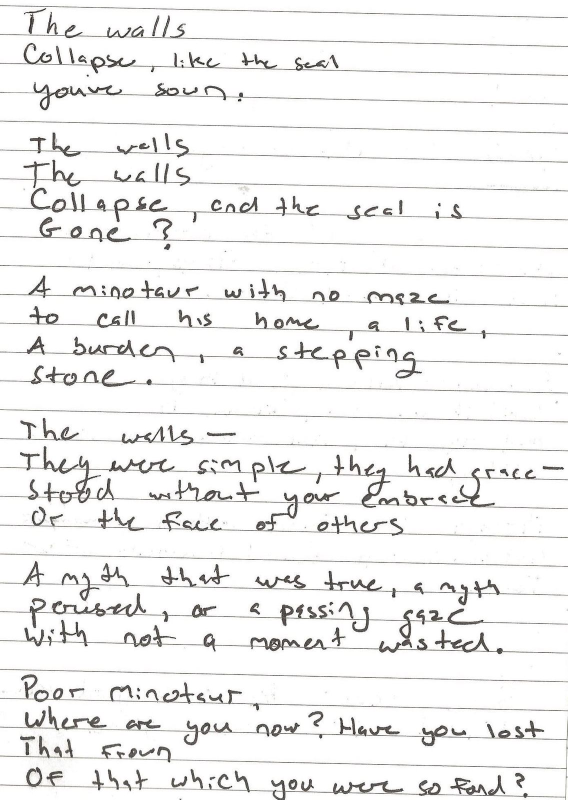
#> input picture playground/snapshots/minotaur-depths/img/p/diary1.jpg, 1135 x 1600 px, found by its file name (shown at 1/2 size)
$ python build_data.py
#> lines starting #> are read from the running program, lines starting #| are printed output that depends on the picture
### proto/alive/segment.py
#!/usr/bin/env python3
"""Segment a scan of ruled-paper handwriting into rows, words and ink glyphs.

Stdlib + Pillow only (no numpy).  Pipeline, all on one page image:

  1. fit_skew      the ruled lines run at a small angle; a vertical shear
                   (Y = y - s*x + pad) that maximises the variance of the
                   row-mean profile makes them horizontal.  Rule centres are the
                   sharp dips of that profile (fit_rules).
  2. binarise      ink = sheared grey < T.  T is the Otsu split of the page
                   histogram taken outside the rule bands (otsu_threshold).
  3. strip_rules   rule pixels (band of +-rule_half rows around each rule centre)
                   are erased only where there is no ink `probe` rows above AND
                   below in the 3 neighbouring columns, so strokes that cross a
                   rule are left whole.
  4. label         8-connected components (pure-python flood fill) with area,
                   sheared-frame box and original-frame y extent.
  5. assign_rows   each component goes to the rule row whose band holds its
                   ink-mass centroid (band = rule centre - P + beta .. + beta,
                   P = rule period, beta = descender allowance).  This only
                   decides WHICH rule rows carry text (>= min_ink ink px); it is
                   the "before" of step 5b.
  5b. partition    adjacent handwritten lines overlap vertically (descenders of
                   line N touch ascenders of line N+1), so 8-connected components
                   merge across rows and a centroid hands whole strokes to the
                   wrong line.  partition() replaces the centroid ownership: one
                   seam per adjacent text-line pair (a min-cost path, one boundary
                   row per column, found by dynamic programming over the sheared
                   ink mask; cost = 8-neighbour ink-ink adjacencies the seam
                   separates + a straightness term + a centring tie-break).  Every
                   ink pixel belongs to exactly one line; components are relabelled
                   inside each line.  The region of a line is the closed polygon
                   between its two seams (region_polygon).  Optional author
                   waypoints (hard constraints, data not code) override the seam.
  6. glyphs        per row: drop specks, merge small marks (dots) into a host
                   component they sit over/under, merge near-touching or nested
                   fragments.  A glyph is an ink component group, NOT a letter.
  7. words         per row: gaps between glyph x-extents; a gap that passes the
                   chosen rule splits a word (rule "fixed:K" = gap >= K*xh,
                   rule "ratio" = largest relative jump among the line's gaps
                   between a floor and a ceiling).

Seam parameters (SEAM_PARAMS) were fixed after looking at the 22 lines of the one page
this was built on: they are in-sample, not validated on held-out pages.

All reported boxes are [x0, y0, x1, y1] integer pixels in the ORIGINAL page
frame (x1, y1 exclusive).  Analysis runs in the sheared frame; boxes are mapped
back by the inverse shear, so they carry roughly +-1 px resampling error.

Library use: see segment_page().  CLI (writes JSON for one page, optional
overlay PNGs):  segment.py PAGE.jpg --out rows.json [--thresh T] [--gap ratio]
"""
import json
import math
import sys
from PIL import Image, ImageDraw


# ---------------------------------------------------------------- shear / rules

def shear(img, s):
    """Return (sheared L image, pad).  Sheared Y = y - s*x + pad."""
    w, h = img.size
    pad = int(abs(s) * w) + 3
    out = img.transform((w, h + 2 * pad), Image.AFFINE, (1, 0, 0, s, 1, -pad),
                        Image.BILINEAR, fillcolor=255)
    return out, pad


def row_means(img):
    w, h = img.size
    return list(img.resize((1, h), Image.BOX).get_flattened_data()) \
        if hasattr(img, "get_flattened_data") else list(img.resize((1, h), Image.BOX).getdata())


def fit_skew(gray, lo=-0.01, hi=0.04):
    """Slope s (dy/dx of the ruled lines) by maximising row-profile variance."""
    def score(s):
        m = row_means(shear(gray, s)[0])
        mu = sum(m) / len(m)
        return sum((v - mu) ** 2 for v in m) / len(m)
    n = int(round((hi - lo) / 0.002))
    best = max((score(lo + i * 0.002), lo + i * 0.002) for i in range(n + 1))[1]
    best = max((score(best + k * 0.0001), best + k * 0.0001) for k in range(-20, 21, 2))[1]
    return best


def fit_rules(gray, s, min_depth=40.0):
    """Rule centres (sheared Y, sub-pixel), the period, and the sheared image/pad."""
    sh, pad = shear(gray, s)
    m = row_means(sh)
    n = len(m)
    d = [0.0] * n
    for y in range(9, n - 9):
        d[y] = (sum(m[y - 8:y - 3]) + sum(m[y + 4:y + 9])) / 10.0 - m[y]
    cen = []
    for y in range(9, n - 9):
        if d[y] >= min_depth and d[y] >= max(d[y - 4:y + 5]):
            ws = [(max(d[k], 0.0), k) for k in range(y - 3, y + 4)]
            tw = sum(w for w, _ in ws)
            cen.append(sum(w * k for w, k in ws) / tw)
    gaps = sorted(cen[i + 1] - cen[i] for i in range(len(cen) - 1))
    period = gaps[len(gaps) // 2] if gaps else 58.0
    return cen, period, sh, pad


# [277 lines left out: functions otsu_threshold, binarise, label, assign_rows, _union, glyphs_for_row and 3 more, not called in this run]


# ---------------------------------------------------------------- seam partition

# Fixed after looking at the 22 lines of diary1 (in-sample; see README.md / DATA.md).
#  step          max change of the seam row between adjacent columns (px)
#  straightness  cost per px of that change
#  centring      tie-break cost per px away from the middle of the band
#  descender_xh  band depth below the upper baseline, in x-heights; 1.6 * 23.68 = 37.9 px is
#                just above the deepest single-line descender measured on diary1 (35.8 px)
#  ascender_px   highest ascender above the baseline measured on diary1 (53.7 px); only used
#                to widen the band across an empty ruled row
#  body_bottom   the band starts this many rows below the upper rule centre (measured median)
SEAM_PARAMS = {"step": 6, "straightness": 0.05, "centring": 0.002, "descender_xh": 1.6,
               "ascender_px": 53.7, "body_bottom": 1}
BIG = 1e6


# [88 lines left out: functions _window_cols, seam_dp, not called in this run]


def text_rows_of(rows, min_ink=400):
    """Rule rows that carry text: >= min_ink ink pixels under the centroid assignment."""
    return [k for k in sorted(rows) if sum(c["n"] for c in rows[k]) >= min_ink]


# [259 lines left out: functions seam_band, forced_windows, owner_array, cut_pairs, cluster_sites, partition and 5 more, not called in this run]


# [2 lines that do not run on import are left out]

### proto/alive/build_data.py
#!/usr/bin/env python3
"""Data prep for the alive prototype. Writes two small JSON files next to this script:

  rules-diary1.json   ruled-line geometry of img/p/diary1.jpg (slope, pad, rule centres in the
                      sheared frame), from segment.py. alive.js uses it to key the ruled lines
                      out of p001's crops. Numbers only.
  city-all58.json     for the 58 complete pieces (group g == 1 in studio/data/review.json), the
                      version-0 line boxes of each piece, in journal page order. Boxes only:
                      no line text is written. Each box is clipped so that it does not intersect
                      any box that belongs to another item on the same page.

Run from anywhere:  python3 proto/alive/build_data.py
Reads (never writes) site/img/p/diary1.jpg, site/data/j.json, studio/data/review.json.
"""
import json
import os
import sys

HERE = os.path.dirname(os.path.abspath(__file__))
REPO = os.path.abspath(os.path.join(HERE, "..", ".."))
sys.path.insert(0, HERE)

from PIL import Image  # noqa: E402
import segment  # noqa: E402


def write_rules():
    gray = Image.open(os.path.join(REPO, "site", "img", "p", "diary1.jpg")).convert("L")
    s = segment.fit_skew(gray)
#> in row_means, `w, h = img.size`: w = 1135; h = 1628
#> in score, `m = row_means(shear(gray, s)[0])`: m = 1628 values, max 255 at index 0, min 209 at index 960, mean 240.3
#> in score, `mu = sum(m) / len(m)`: mu = 240.3
#> in shear (call 21), `pad = int(abs(s) * w) + 3`: pad = 37
#> in shear (call 21), `out = img.transform((w, h + 2 * pad), Image.AFFINE, (1, 0, 0, s, 1, -p..`:
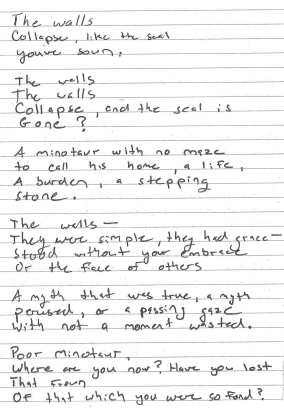
#> out: PIL image 1135x1674 L (shown at 1/4 size); min 1, max 255, mean 240.7
#> in shear (call 22), `pad = int(abs(s) * w) + 3`: pad = 39
#> in shear (call 22), `out = img.transform((w, h + 2 * pad), Image.AFFINE, (1, 0, 0, s, 1, -p..`:
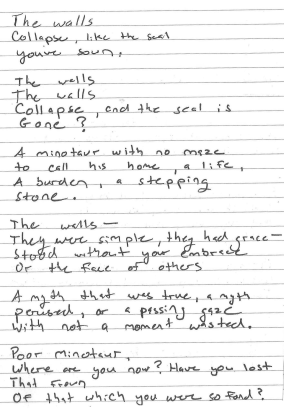
#> out: PIL image 1135x1678 L (shown at 1/4 size); min 0, max 255, mean 240.8
#> in shear (call 23), `pad = int(abs(s) * w) + 3`: pad = 41
#> in shear (call 23), `out = img.transform((w, h + 2 * pad), Image.AFFINE, (1, 0, 0, s, 1, -p..`:
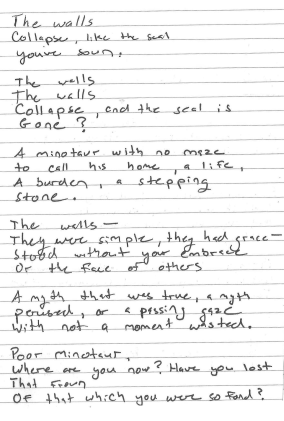
#> out: PIL image 1135x1682 L (shown at 1/4 size); min 0, max 255, mean 240.8
#> in shear (call 24), `pad = int(abs(s) * w) + 3`: pad = 43
#> in shear (call 24), `out = img.transform((w, h + 2 * pad), Image.AFFINE, (1, 0, 0, s, 1, -p..`:
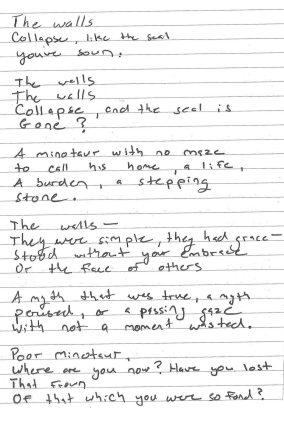
#> out: PIL image 1135x1686 L (shown at 1/4 size); min 1, max 255, mean 240.9
#> in shear (call 25), `pad = int(abs(s) * w) + 3`: pad = 46
#> in shear (call 25), `out = img.transform((w, h + 2 * pad), Image.AFFINE, (1, 0, 0, s, 1, -p..`:
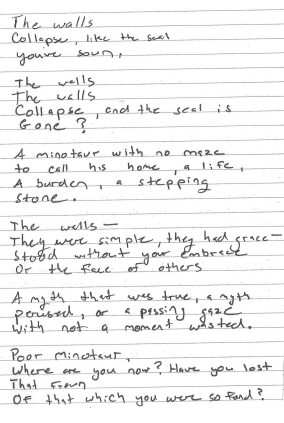
#> out: PIL image 1135x1692 L (shown at 1/4 size); min 0, max 255, mean 240.9
#> in shear (call 26), `pad = int(abs(s) * w) + 3`: pad = 48
#> in shear (call 26), `out = img.transform((w, h + 2 * pad), Image.AFFINE, (1, 0, 0, s, 1, -p..`:
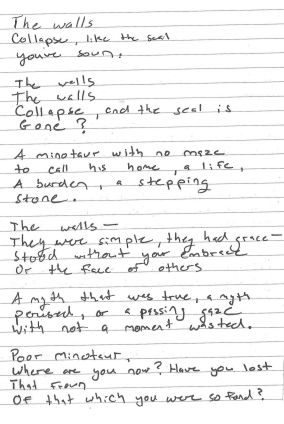
#> out: PIL image 1135x1696 L (shown at 1/4 size); min 1, max 255, mean 240.9
#> in fit_skew, `best = max((score(lo + i * 0.002), lo + i * 0.002) for i in range(n + ..`: best = 0.022
#> in shear (call 30), `out = img.transform((w, h + 2 * pad), Image.AFFINE, (1, 0, 0, s, 1, -p..`:
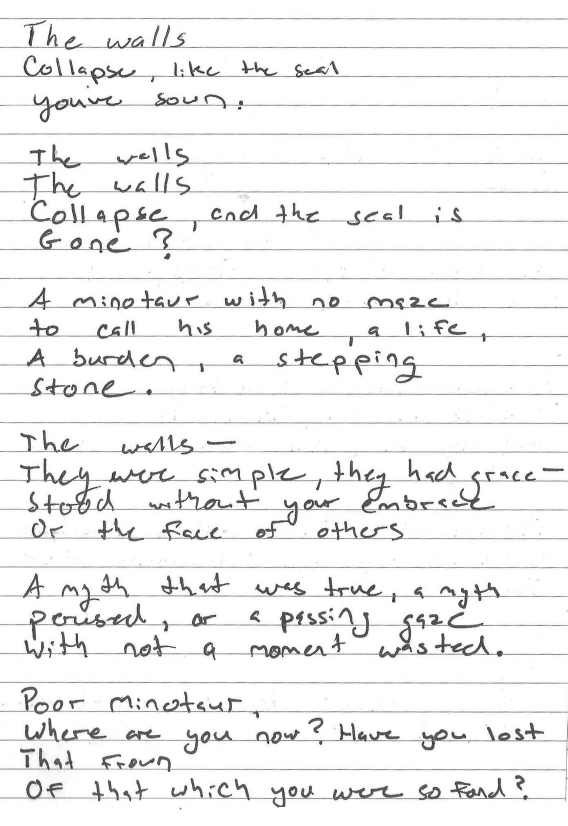
#> out: PIL image 1135x1652 L (shown at 1/2 size); min 1, max 255, mean 240.6
#> in fit_skew, `best = max((score(best + k * 0.0001), best + k * 0.0001) for k in rang..`: best = 0.0218
#> s = 0.0218
    rules, period, _sh, pad = segment.fit_rules(gray, s)
#> in fit_rules, `sh, pad = shear(gray, s)`: pad = 27
#> in fit_rules, `m = row_means(sh)`: m = 1654 values, max 255 at index 0, min 126 at index 1250, mean 240.6
#> in fit_rules, `n = len(m)`: n = 1654
#> in fit_rules, `d = [0.0] * n`: d = 1654 values from 0 to 0
#> after the loop in fit_rules, `for y in range(9, n - 9):`: d = 1654 values, max 120.8 at index 557, min -27.5 at index 620, mean 1.55e-16
#> the loop in fit_rules, `for y in range(9, n - 9):` made 1636 passes
#> tw on passes 29, 87, 145, 202, 260, 318, 376, 434: 220.1, 222.9, 206.2, 209, 222.3, 207.2, 210.5, 210.5
#> after the loop in fit_rules, `for y in range(9, n - 9):`: cen = 28 values from 37.28 to 1596.4
#> in fit_rules, `gaps = sorted(cen[i + 1] - cen[i] for i in range(len(cen) - 1))`: gaps = 27 values from 57.47 to 58.13
#> in fit_rules, `period = gaps[len(gaps) // 2] if gaps else 58.0`: period = 57.7
#> rules = 28 values from 37.28 to 1596.4; period = 57.7; pad = 27
    out = {"page": "diary1", "size": list(gray.size), "slope": round(s, 5), "pad": pad,
           "period": round(period, 2), "rules": [round(r, 2) for r in rules],
           "note": "rule k runs at y = rules[k] - pad + slope*x in the pixel frame of img/p/diary1.jpg"}
    with open(os.path.join(HERE, "rules-diary1.json"), "w") as f:
        json.dump(out, f, separators=(",", ":"))
    print("rules:", len(rules), "slope", out["slope"], "period", out["period"])
#| rules: 28 slope 0.0218 period 57.7


def inter(a, b):
    return min(a[2], b[2]) > max(a[0], b[0]) and min(a[3], b[3]) > max(a[1], b[1])


# [21 lines left out: function clip_away, not called in this run]


def write_city():
#> (the run stopped early here; a loop or call above may not have finished)

$ run again, with playground/snapshots/minotaur-depths/img/p/diary62a.jpg copied over playground/snapshots/minotaur-depths/img/p/diary1.jpg
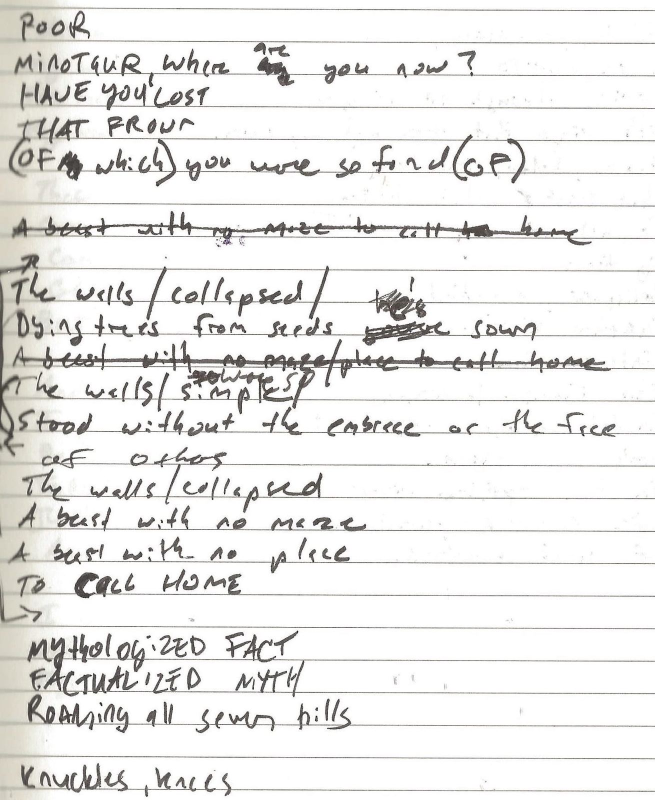
#> input picture playground/snapshots/minotaur-depths/img/p/diary62a.jpg, 1310 x 1600 px, found by its file name (shown at 1/2 size)
#> in row_means, `w, h = img.size`: w = 1310; h = 1632
#> in score, `m = row_means(shear(gray, s)[0])`: m = 1632 values, max 255 at index 0, min 157 at index 749, mean 234.5
#> mu = 234.5
#> out: PIL image 1310x1626 L
#> out: PIL image 1310x1620 L
#> out: PIL image 1310x1616 L
#> out: PIL image 1310x1610 L
#> out: PIL image 1310x1606 L
#> out: PIL image 1310x1610 L
#> out: PIL image 1310x1616 L
#> out: PIL image 1310x1620 L
#> out: PIL image 1310x1626 L
#> out: PIL image 1310x1632 L
#> out: PIL image 1310x1636 L
#> out: PIL image 1310x1642 L
#> out: PIL image 1310x1646 L
#> out: PIL image 1310x1652 L
#> out: PIL image 1310x1658 L
#> out: PIL image 1310x1662 L
#> out: PIL image 1310x1668 L
#> out: PIL image 1310x1674 L
#> out: PIL image 1310x1678 L
#> out: PIL image 1310x1684 L
#> out: PIL image 1310x1688 L
#> out: PIL image 1310x1694 L
#> out: PIL image 1310x1700 L
#> out: PIL image 1310x1704 L
#> in shear (call 26), `pad = int(abs(s) * w) + 3`: pad = 55
#> in shear (call 26), `out = img.transform((w, h + 2 * pad), Image.AFFINE, (1, 0, 0, s, 1, -p..`:
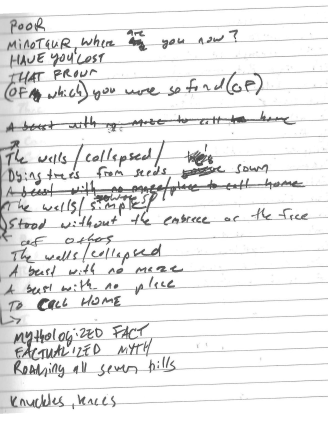
#> out: PIL image 1310x1710 L (shown at 1/4 size); min 0, max 255, mean 235.4
#> in fit_skew, `best = max((score(lo + i * 0.002), lo + i * 0.002) for i in range(n + ..`: best = 0.004
#> out: PIL image 1310x1610 L
#> out: PIL image 1310x1612 L
#> in shear (call 32), `out = img.transform((w, h + 2 * pad), Image.AFFINE, (1, 0, 0, s, 1, -p..`:
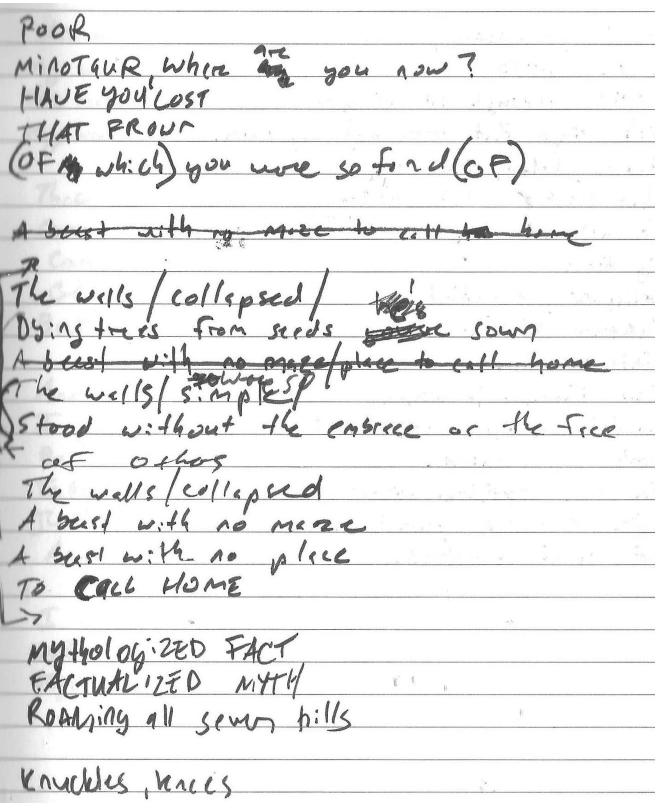
#> out: PIL image 1310x1612 L (shown at 1/2 size); min 0, max 255, mean 234.2
#> out: PIL image 1310x1614 L
#> out: PIL image 1310x1616 L
#> out: PIL image 1310x1618 L
#> in fit_skew, `best = max((score(best + k * 0.0001), best + k * 0.0001) for k in rang..`: best = 0.0042
#> in fit_rules, `sh, pad = shear(gray, s)`: pad = 8
#> in fit_rules, `m = row_means(sh)`: m = 1616 values, max 255 at index 0, min 111 at index 728, mean 234.3
#> n = 1616
#> in fit_rules, `d = [0.0] * n`: d = 1616 values from 0 to 0
#> after the loop in fit_rules, `for y in range(9, n - 9):`: d = 1616 values, max 117.4 at index 1520, min -49.9 at index 735, mean 0.00953
#> the loop in fit_rules, `for y in range(9, n - 9):` made 1598 passes
#> tw on passes 15, 81, 146, 211, 276, 341, 406, 471: 232, 227.8, 178.6, 212.6, 220.9, 181.9, 232.5, 170.4
#> after the loop in fit_rules, `for y in range(9, n - 9):`: cen = 26 values from 23.4 to 1584.8
#> gaps = 25 values from 11.48 to 65.32
#> in fit_rules, `period = gaps[len(gaps) // 2] if gaps else 58.0`: period = 65.07
#> in write_rules, `rules, period, _sh, pad = segment.fit_rules(gray, s)`: rules = 26 values from 23.4 to 1584.8; period = 65.07; pad = 8
#| rules: 26 slope 0.0042 period 65.07
